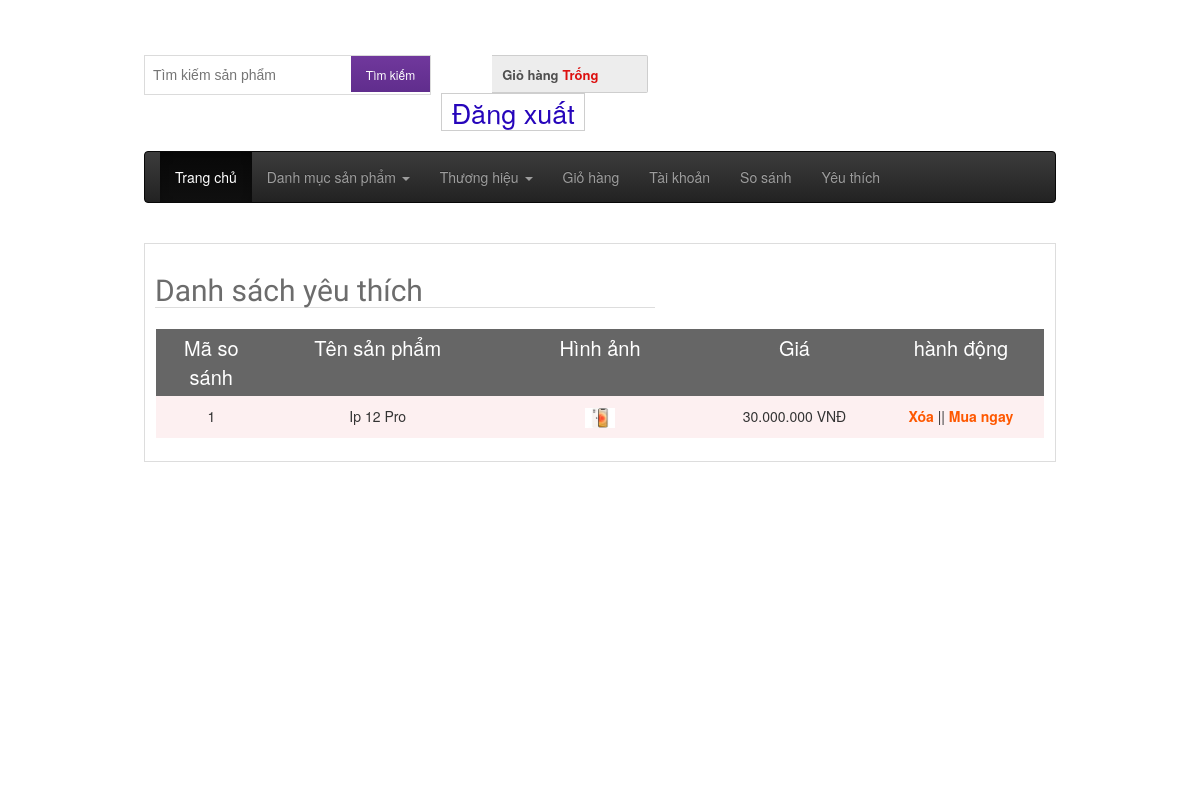
The app's page /wishlist.php (signed in) with its own data.
### tables this page shows
CREATE TABLE `tbl_wishlist` (
  `id` int(11) NOT NULL,
  `customer_id` int(11) NOT NULL,
  `productId` int(11) NOT NULL,
  `productName` varchar(255) NOT NULL,
  `price` varchar(255) NOT NULL,
  `image` varchar(255) NOT NULL
);

### classes/product.php (called while the page is built, shortened)
<?php
	$filepath = realpath(dirname(__FILE__));
	include_once ($filepath.'/../lib/database.php');
	include_once ($filepath.'/../helpers/format.php');
?>
<?php
	class product
	{
		private $db;
		public function __construct()
		{
			$this->db = new Database();
		}
		public function get_wishlist($customer_id){
			$query = "SELECT * FROM tbl_wishlist WHERE customer_id = '$customer_id' order by id desc";
			$result = $this->db->select($query);
			return $result;
		}
	}
?>

### lib/database.php (called while the page is built, shortened)
<?php
Class Database{
   public $host   = DB_HOST;
   public $user   = DB_USER;
   public $pass   = DB_PASS;
   public $dbname = DB_NAME;
   public $link;
private function connectDB(){
   $this->link = new mysqli($this->host, $this->user, $this->pass,
    $this->dbname);
 }
public function select($query){
  $result = $this->link->query($query) or
   die($this->link->error.__LINE__);
  if($result->num_rows > 0){
    return $result;
  } else {
    return false;
  }
 }
}

### lib/session.php (called while the page is built, shortened)
<?php
class Session{
 public static function get($key){
    if (isset($_SESSION[$key])) {
     return $_SESSION[$key];
    } else {
     return false;
    }
 }
}
?>

### helpers/format.php (called while the page is built, shortened)
<?php
class Format{
public function format_currency($n=0){
        $n=(string)$n;
        $n=strrev($n);
        $res='';
        for($i=0;$i<strlen($n);$i++){
            if($i%3==0 && $i!=0){
                $res.='.';
            }
            $res.=$n[$i];
        }
        $res=strrev($res);
        return $res;
    }
}
?>

### wishlist.php (the view, shortened to what this page needs)
<?php
	include 'inc/header.php';
?>
 <div class="main">
    <div class="content">
    	<div class="cartoption">
			<div class="cartpage">
			    	<h2>Danh sách yêu thích</h2>
						<table class="tblone">
							<tr>
								<th width="10%">Mã so sánh</th>
								<th width="20%">Tên sản phẩm</th>
								<th width="20%">Hình ảnh</th>
								<th width="15%">Giá</th>
								<th width="15%">hành động</th>
							</tr>
							<?php
							$customer_id = Session::get('customer_id');
							$get_wishlist = $product->get_wishlist($customer_id);
							if($get_wishlist){
								$i = 0;
								while($result = $get_wishlist->fetch_assoc()){
									$i++;
							?>
							<tr>
								<td><?php echo $i; ?></td>
								<td><?php echo $result['productName'] ?></td>
								<td><img src="admin/uploads/<?php echo $result['image'] ?>" alt=""/></td>
								<td><?php echo $fm->format_currency($result['price'])." "."VNĐ" ?></td>
								<td>
									<a  href="?proid=<?php echo $result['productId'] ?>">Xóa</a> ||
									<a  href="details.php?proid=<?php echo $result['productId'] ?>">Mua ngay</a>
								</td>
							</tr>
						<?php
							}
						}
						?>
						</table>
					</div>
					<div class="shopping">
						<div class="shopleft">
						</div>
					</div>
    	</div>
    </div>
 </div>
<?php
	include 'inc/footer.php';
 ?>

### css/style.css (style rules this page uses)
html,body,div,span,applet,object,iframe,h1,h2,h3,h4,h5,h6,p,blockquote,pre,a,abbr,acronym,address,big,cite,code,del,dfn,em,img,ins,kbd,q,s,samp,small,strike,strong,sub,sup,tt,var,b,u,i,dl,dt,dd,ol,nav ul,nav li,fieldset,form,label,legend,table,caption,tbody,tfoot,thead,tr,th,td,article,aside,canvas,details,embed,figure,figcaption,footer,header,hgroup,menu,nav,output,ruby,section,summary,time,mark,audio,video { margin:0;padding:0;border:0;font-size:100%;font:inherit;vertical-align:baseline; }
table { border-collapse:collapse;border-spacing:0; }
a { text-decoration:none; }
body { font-family:Arial, Helvetica, sans-serif; background-color: #f1f1f1f1; }
.content { padding:20px 0; background:#FFF; }
.content h2 { font-size:23px; color:#6C6C6C; font-family: 'Monda', sans-serif; }
.cartpage { border: 1px solid #ddd; overflow: hidden; padding: 10px; }
.cartpage h2 { border-bottom: 1px solid #ddd; font-size: 30px; margin-bottom: 20px; width: 500px; }
.tblone { border: 1px solid #fff; margin-bottom: 12px; width: 100%; }
.tblone th { background: #666 none repeat scroll 0 0; color: #fff; font-size: 20px; padding: 5px 8px; text-align: center; }
.tblone td { padding:10px;text-align:center; }
table.tblone tr:nth-child(2n+1) { background:#fff;height:30px; }
table.tblone tr:nth-child(2n) { background:#fdf0f1;height:30px; }
table.tblone a { color: #fe5800; font-weight: bold; text-decoration: none; }
table.tblone img { height: 20px; width: 30px; }
.shopping { margin-top: 30px; }
.shopleft, .shopleft { float: left; text-align: center; width: 610px; }

### records on screen
tbl_wishlist: productName "Ip 12 Pro", image (picture), price "30.000.000"
